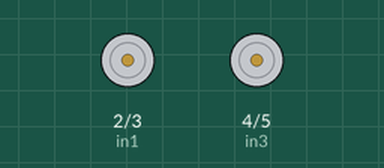
The sketch below on a simulated Arduino Uno, built with avr-gcc and run on an emulated ATmega328P. Shown: motor-driver pin pairs drawn as motors (green arrow = first pin HIGH = forward, orange = second pin HIGH = backward, longer = more drive, scaled by the enable pin).

Above: at 0.2 s.
At 9.2 s:
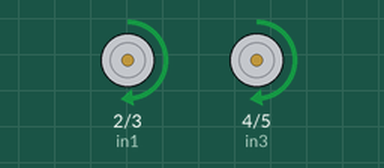
At 18.7 s:
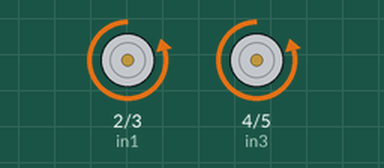
At 32.7 s:
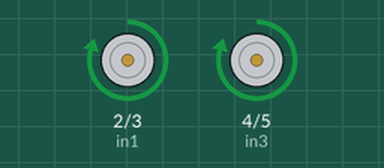
Timing chart, 0 to 35.1 s (numbered marks = the images above):
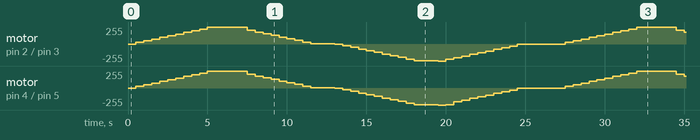

The sketch:

PWM_test_by_motor_driver.ino
```cpp
// Motor A connections
int enA = 9;   // PWM pin for Motor A speed control
int in1 = 2;   // Direction pin 1
int in2 = 3;   // Direction pin 2

// Motor B connections
int enB = 10;  // PWM pin for Motor B speed control
int in3 = 4;   // Direction pin 1
int in4 = 5;   // Direction pin 2

void setup() {
  // Set all the motor control pins as outputs
  pinMode(enA, OUTPUT);
  pinMode(in1, OUTPUT);
  pinMode(in2, OUTPUT);
  pinMode(enB, OUTPUT);
  pinMode(in3, OUTPUT);
  pinMode(in4, OUTPUT);

  // Ensure motors are stopped at start
  digitalWrite(in1, LOW);
  digitalWrite(in2, LOW);
  digitalWrite(in3, LOW);
  digitalWrite(in4, LOW);

  // Enable pins start at 0 (no speed)
  analogWrite(enA, 0);
  analogWrite(enB, 0);
}

void loop() {
  // --------- Forward motion ---------
  digitalWrite(in1, HIGH);
  digitalWrite(in2, LOW);
  digitalWrite(in3, HIGH);
  digitalWrite(in4, LOW);

  // Ramp up speed
  for (int speed = 0; speed <= 255; speed += 25) {
    analogWrite(enA, speed);
    analogWrite(enB, speed);
    delay(500);
  }

  delay(1000);

  // Ramp down speed
  for (int speed = 255; speed >= 0; speed -= 25) {
    analogWrite(enA, speed);
    analogWrite(enB, speed);
    delay(500);
  }

  delay(1000);

  // --------- Reverse motion ---------
  digitalWrite(in1, LOW);
  digitalWrite(in2, HIGH);
  digitalWrite(in3, LOW);
  digitalWrite(in4, HIGH);

  // Ramp up reverse speed
  for (int speed = 0; speed <= 255; speed += 25) {
    analogWrite(enA, speed);
    analogWrite(enB, speed);
    delay(500);
  }

  delay(1000);

  // Ramp down reverse speed
  for (int speed = 255; speed >= 0; speed -= 25) {
    analogWrite(enA, speed);
    analogWrite(enB, speed);
    delay(500);
  }

  delay(2000);
}
```
